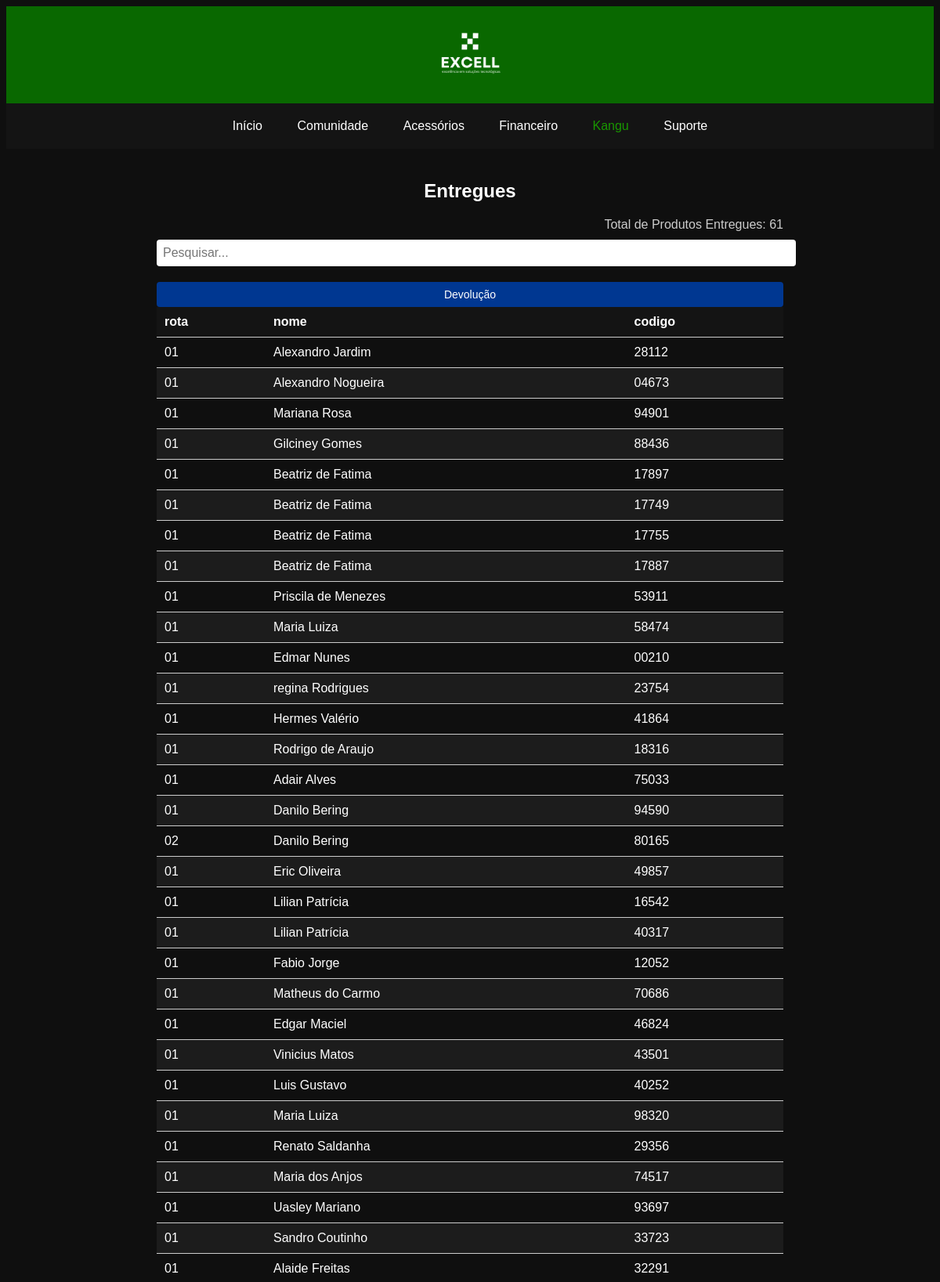
Screenshot of /excellsetup/entregues.php?pesquisa=01 (signed in, upper part) with the database file from the repository.
### tables this page shows
CREATE TABLE `entregues` (
  `id` int(11) NOT NULL,
  `rota` varchar(100) NOT NULL,
  `nome` varchar(100) NOT NULL,
  `codigo` varchar(100) NOT NULL
);

### excellsetup/entregues.php (the view, shortened to what this page needs)
<?php
include_once('bd/config.php');
$termoPesquisa = isset($_GET['pesquisa']) ? $_GET['pesquisa'] : '';
$sql = "SELECT * FROM entregues
        WHERE rota LIKE '%$termoPesquisa%'
        OR nome LIKE '%$termoPesquisa%'
        OR codigo LIKE '%$termoPesquisa%'
        ORDER BY id DESC";
$result = $conexao->query($sql);
$totalRows = mysqli_num_rows($result);
$registrosPesquisados = [];
while ($user_data = mysqli_fetch_assoc($result)) {
  $registrosPesquisados[] = $user_data;
}
?>
<!DOCTYPE html>
<html>
<head>
</head>
<body>
<header>
    <img class="logo" src="img/excelllogo.png" alt="PlayStation Logo">
  </header>
  <nav>
    <ul>
      <li><a href="base.php">Início</a></li>
      <li><a href="#">Comunidade</a></li>
      <li><a href="acessórios.php">Acessórios</a></li>
      <li><a href="financeiro.php">Financeiro</a></li>
      <li><a href="kangu.php" class="active">Kangu</a></li>
      <li><a href="#">Suporte</a></li>
    </ul>
  </nav>
  <section class="entries">
    <div class="m-5">
      <h2>Entregues</h2>
      <div class="product-count">
        <?php echo "Total de Produtos Entregues: " . $totalRows; ?>
      </div>
      <div class="search-bar">
        <input type="text" id="searchInput" placeholder="Pesquisar..." oninput="searchTable()">
      </div>
      <a href="devolucao.php" class="new-entry-btn btn btn-dark">Devolução</a>
    </div>
    <div class="table-responsive">
      <table class="table text-white table-bg table-sm" id="tabela-entregues">
        <thead class="thead-light">
          <tr>
            <th scope="col">rota</th>
            <th scope="col">nome</th>
            <th scope="col">codigo</th>
          </tr>
        </thead>
        <tbody>
          <?php
          foreach ($registrosPesquisados as $registro) {
            echo "<tr>";
            echo "<td>".$registro['rota']."</td>";
            echo "<td>".$registro['nome']."</td>";
            echo "<td>".$registro['codigo']."</td>";
            echo "</tr>";
          }
          ?>
        </tbody>
      </table>
    </div>
  </section>
</body>
</html>

### excellsetup/entregues.php (style rules this page uses)
body { font-family: Arial, sans-serif; background-color: #0f0f0f; color: #fff; }
header { background-color: #096800; padding: 10px; text-align: center; }
.logo { width: 100px; }
nav { background-color: #141414; padding: 10px 0; text-align: center; }
nav ul { list-style-type: none; margin: 0; padding: 0; }
nav ul li { display: inline-block; }
nav ul li a { color: #fff; display: block; padding: 10px 20px; text-decoration: none; transition: background-color 0.3s; }
.active { color: rgb(25, 151, 0); }
.entries { padding: 20px; max-width: 800px; margin: 0 auto; }
.entries h2 { font-size: 24px; margin-bottom: 20px; text-align: center; }
.table-responsive { overflow-x: auto; }
.table { width: 100%; border-collapse: collapse; }
.table th, .table td { padding: 10px; border-bottom: 1px solid #ccc; text-align: left; }
.table thead th { background-color: #141414; color: #fff; }
.table tbody tr:nth-child(even) { background-color: #1c1c1c; }
.btn { display: inline-block; padding: 8px 16px; font-size: 14px; text-align: center; text-decoration: none; border-radius: 4px; transition: background-color 0.3s ease; }
.btn-dark { background-color: #003791; color: #fff; border: none; }
.search-bar { margin-bottom: 20px; }
.search-bar input[type="text"] { width: 100%; padding: 8px; font-size: 16px; border-radius: 4px; border: none; }
.product-count { margin-bottom: 10px; text-align: right; color: #ccc; }
.new-entry-btn { display: block; text-align: center; margin-top: 20px; }

### rows the page displays
entregues: rota "01", nome "Alexandro Jardim", codigo "28112"
entregues: rota "01", nome "Alexandro Nogueira", codigo "04673"
entregues: rota "01", nome "Mariana Rosa", codigo "94901"
entregues: rota "01", nome "Gilciney Gomes", codigo "88436"
entregues: rota "01", nome "Beatriz de Fatima", codigo "17897"
entregues: rota "01", nome "Beatriz de Fatima", codigo "17749"
entregues: rota "01", nome "Beatriz de Fatima", codigo "17755"
entregues: rota "01", nome "Beatriz de Fatima", codigo "17887"
entregues: rota "01", nome "Priscila de Menezes", codigo "53911"
entregues: rota "01", nome "Maria Luiza", codigo "58474"
entregues: rota "01", nome "Edmar Nunes", codigo "00210"
entregues: rota "01", nome "regina Rodrigues", codigo "23754"
entregues: rota "01", nome "Hermes Valério", codigo "41864"
entregues: rota "01", nome "Rodrigo de Araujo", codigo "18316"
entregues: rota "01", nome "Adair Alves", codigo "75033"
entregues: rota "01", nome "Danilo Bering", codigo "94590"
entregues: rota "02", nome "Danilo Bering", codigo "80165"
entregues: rota "01", nome "Eric Oliveira", codigo "49857"
entregues: rota "01", nome "Lilian Patrícia", codigo "16542"
entregues: rota "01", nome "Lilian Patrícia", codigo "40317"
entregues: rota "01", nome "Fabio Jorge", codigo "12052"
entregues: rota "01", nome "Matheus do Carmo", codigo "70686"
entregues: rota "01", nome "Edgar Maciel", codigo "46824"
entregues: rota "01", nome "Vinicius Matos", codigo "43501"
entregues: rota "01", nome "Luis Gustavo", codigo "40252"
entregues: rota "01", nome "Maria Luiza", codigo "98320"
entregues: rota "01", nome "Renato Saldanha", codigo "29356"
entregues: rota "01", nome "Maria dos Anjos", codigo "74517"
entregues: rota "01", nome "Uasley Mariano", codigo "93697"
entregues: rota "01", nome "Sandro Coutinho", codigo "33723"
entregues: rota "01", nome "Alaide Freitas", codigo "32291"

### other values shown
$totalRows "61"
